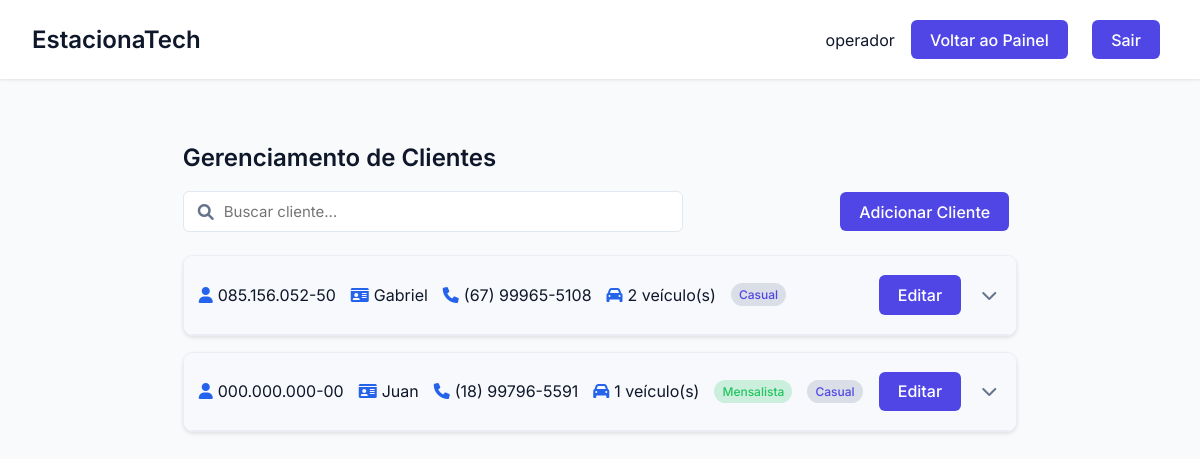
The page /cliente/gerenciar_clientes (signed in) on the database its author committed.
### tables this page shows
CREATE TABLE Cliente (
        id_cliente INTEGER PRIMARY KEY AUTOINCREMENT,
        cpf TEXT,
        nome TEXT NOT NULL,
        telefone TEXT NOT NULL,
        email TEXT NOT NULL,
        mensalista BOOLEAN NOT NULL,
        modalidade TEXT NOT NULL CHECK (modalidade IN ('casual', 'mensalista', 'pcd', 'idoso'))
    );

### EstacionaTech/routes/cliente_routes.py (the view)
@cliente_bp.route('/gerenciar_clientes')
def gerenciar_clientes():
    if 'usuario_id' not in session:
        flash('Você precisa fazer login para acessar esta página.', 'error')
        return redirect(url_for('auth.login'))
    clientes = ClienteController.listar_clientes()
    return render_template(
        'gerenciar_clientes.html',
        clientes=clientes,
        nome=session.get('nome')
    )

### EstacionaTech/controllers/cliente_controller.py (called while the page is built)
    @staticmethod
    def listar_clientes():
        return Cliente.listar_todos()

### EstacionaTech/database/database.py (called while the page is built)
def conectar():
    diretorio_db = "EstacionaTech/database"
    if not os.path.exists(diretorio_db):
        os.makedirs(diretorio_db)  # Criar diretório caso não exista
    return sqlite3.connect(f"{diretorio_db}/estacionatech.db")

### app.py (called while the page is built)
@app.before_request
def make_session_permanent():
    session.permanent = True

### EstacionaTech/templates/gerenciar_clientes.html (shortened to what this page needs)
<!DOCTYPE html>
<html lang="pt-BR">
<head>
    <link rel="stylesheet" href="{{ url_for('static', filename='css/estilo.css') }}">
    <link rel="stylesheet" href="{{ url_for('static', filename='css/gerenciar_clientes.css') }}">
    <link rel="stylesheet" href="https://cdnjs.cloudflare.com/ajax/libs/font-awesome/6.0.0-beta3/css/all.min.css">
</head>
<body>
    <div class="dashboard">
        <header class="dashboard-header">
            <nav class="dashboard-nav container">
                <h1 class="dashboard-title">EstacionaTech</h1>
                <div class="dashboard-user">
                    <span>{{ nome }}</span>
                    {% if session.get('tipo') == 'administrador' %}
                    <a href="{{ url_for('admin.painel_admin') }}" class="btn btn-primary">Voltar ao Painel</a>
                    {% else %}
                    <a href="{{ url_for('operadores.painel_operador') }}" class="btn btn-primary">Voltar ao Painel</a>
                    {% endif %}
                    <a href="{{ url_for('auth.logout') }}" class="btn btn-primary">Sair</a>
                </div>
            </nav>
        </header>
        <main class="dashboard-content container">
            <h2 class="page-title">Gerenciamento de Clientes</h2>
            <div class="search-container">
                <div class="search-bar">
                    <i class="fas fa-search"></i>
                    <input type="text" id="searchInput" placeholder="Buscar cliente..." onkeyup="filtrarClientes()">
                </div>
                <button class="btn btn-primary" onclick="abrirModalCliente()">
                    Adicionar Cliente
                </button>
            </div>
            <div id="clientesContainer">
                {% if clientes %}
                    {% for cliente in clientes %}
                    <div class="cliente-card" data-nome="{{ cliente.nome }}" data-cpf="{{ cliente.cpf }}">
                        <div class="cliente-header" onclick="toggleCard(this)">
                            <div class="cliente-info">
                                <span><i class="fas fa-user"></i> {{ cliente.nome }}</span>
                                <span><i class="fas fa-id-card"></i> {{ cliente.cpf }}</span>
                                <span><i class="fas fa-phone"></i> {{ cliente.telefone }}</span>
                                <span><i class="fas fa-car"></i> {{ cliente.qtd_veiculos }} veículo(s)</span>
                                {% if cliente.mensalista == 1 %}
                                <span class="badge badge-success me-2">Mensalista</span>
                                {% endif %}
                                {% if cliente.modalidade == 'pcd' %}
                                <span class="badge badge-info">PCD</span>
                                {% elif cliente.modalidade == 'idoso' %}
                                <span class="badge badge-info">Idoso</span>
                                {% else %}
                                <span class="badge badge-secondary">Casual</span>
                                {% endif %}
                            </div>
                            <div class="actions">
                                <button class="btn btn-primary" onclick="editarCliente({{ cliente.id_cliente }}, '{{ cliente.cpf }}', '{{ cliente.nome }}', '{{ cliente.telefone }}', '{{ cliente.email }}', {{ cliente.mensalista }}, '{{ cliente.modalidade }}'); event.stopPropagation();">
                                    Editar
                                </button>
                                <button class="icon-button toggle-btn">
                                    <i class="fas fa-chevron-down"></i>
                                </button>
                            </div>
                        </div>
                    </div>
                    {% endfor %}
                {% endif %}
            </div>
        </main>
    </div>
</body>
</html>

### EstacionaTech/static/css/estilo.css (style rules this page uses)
* { margin: 0; padding: 0; box-sizing: border-box; font-family: 'Inter', sans-serif; }
:root { --primary: #2563eb; --primary-dark: #1d4ed8; --secondary: #64748b; --danger: #ef4444; --success: #22c55e; --background: #f8fafc; --surface: #ffffff; --text: #0f172a; --text-light: #64748b; --primary-light: #93c5fd; --secondary: #4f46e5; --accent: #10b981; --card-bg: #ffffff; }
body { background-color: var(--background); color: var(--text); min-height: 100vh; }
.container { max-width: 1200px; margin: 0 auto; padding: 0 1rem; }
.btn { display: inline-flex; align-items: center; justify-content: center; padding: 0.75rem 1.5rem; margin-right: 0.5rem; margin-top: 0.25rem; margin-bottom: 0.25rem; background-color: var(--primary); color: white;; font-size: 1rem; font-weight: 500; border-radius: 6px; cursor: pointer; transition: all 0.2s; border: none; text-decoration: none; }
.btn-primary { background-color: var(--primary); color: white; }
.dashboard { min-height: 100vh; display: grid; grid-template-rows: auto 1fr; }
.dashboard-header { background: var(--surface); padding: 1rem; box-shadow: 0 1px 3px 0 rgb(0 0 0 / 0.1); margin-bottom: 2rem;; }
.dashboard-nav { display: flex; justify-content: space-between; align-items: center; }
.dashboard-title { font-size: 1.5rem; font-weight: 600; }
.dashboard-user { display: flex; align-items: center; gap: 1rem; }
.dashboard-content { padding: 2rem; }
.dashboard-content h2 { margin-bottom: 1rem; }

### EstacionaTech/static/css/gerenciar_clientes.css (style rules this page uses)
.cliente-card { background: var(--surface); border-radius: 10px; box-shadow: 0 2px 4px rgba(0,0,0,0.1); margin-bottom: 16px; overflow: hidden; border: 1px solid #eaedf3; max-width: 900px; width: 100%; }
.cliente-header { background: #f7f9fc; padding: 15px; border-bottom: 1px solid #eaedf3; display: flex; align-items: center; cursor: pointer; gap: 16px; }
.search-container { display: flex; justify-content: space-between; align-items: center; margin-bottom: 20px; }
.search-bar { position: relative; max-width: 500px; width: 100%; }
.search-bar input { width: 100%; padding: 10px 15px 10px 40px; border: 1px solid #e2e8f0; border-radius: 6px; font-size: 15px; transition: all 0.2s; }
.search-bar i { position: absolute; left: 15px; top: 50%; transform: translateY(-50%); color: var(--text-light); }
.badge { font-size: 12px; padding: 4px 8px; border-radius: 30px; font-weight: 500; display: inline-flex; align-items: center; }
.badge-success { background: rgba(34, 197, 94, 0.2); color: var(--success); }
.badge-secondary { background: rgba(100, 116, 139, 0.2); color: var(--secondary); }
.cliente-info { display: flex; gap: 15px; flex-wrap: wrap; align-items: center; flex: 1; min-width: 0; }
.cliente-info span { display: flex; align-items: center; gap: 5px; }
.cliente-info i { color: var(--primary); }
.actions { display: flex; gap: 8px; }
.btn-primary { background-color: #4f46e5; color: #ffffff; border: none; padding: 0.6rem 1.2rem; }
.icon-button { background: none; border: none; color: var(--text-light); cursor: pointer; font-size: 16px; padding: 5px; transition: color 0.2s; display: flex; align-items: center; justify-content: center; }
.page-title { margin-bottom: 24px; font-weight: 600; color: var(--text); font-size: 1.5rem; }

### rows shown on the page
Cliente: nome "085.156.052-50", cpf "Gabriel", telefone "(67) 99965-5108", qtd_veiculos "2", modalidade "Casual"
Cliente: nome "000.000.000-00", cpf "Juan", telefone "(18) 99796-5591", qtd_veiculos "1", shows "Mensalista", modalidade "Casual"

### other values the page prints
{{ nome }} "operador"
